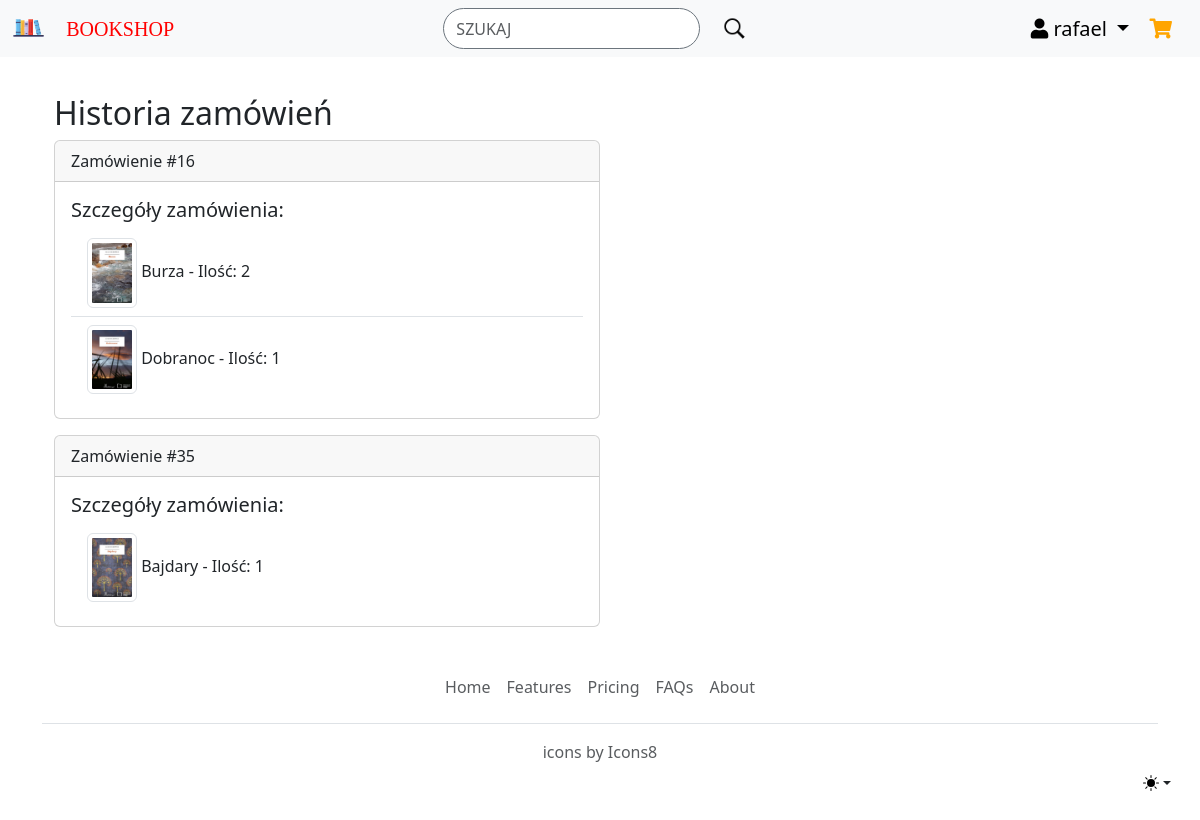
Page /history/ (signed in) on the committed database.
### myapp/models.py (models this page shows, shortened)
class Order(models.Model):
    user = models.ForeignKey(User, on_delete=models.CASCADE)
    books = models.ManyToManyField(Book, through='OrderItem')
    STATUS_CHOICES = [
        ('pending', 'Pending'),
        ('completed', 'Completed'),
        ('cancelled', 'Cancelled'),
    ]
    status = models.CharField(max_length=10, choices=STATUS_CHOICES, default='pending')

class OrderItem(models.Model):
    book = models.ForeignKey(Book, on_delete=models.CASCADE)
    order = models.ForeignKey(Order, on_delete=models.CASCADE)
    quantity = models.IntegerField(default=1)

class Book(models.Model):
    title = models.CharField(max_length=100)
    author = models.CharField(max_length=100, blank=True)
    price = models.FloatField()
    description = models.TextField()
    file = models.ImageField(upload_to='uploads', blank=True)
    created = models.DateField(auto_now_add=True)
    modified = models.DateField(auto_now=True)
    genres = models.ManyToManyField(Genre, blank=True)

### myapp/views.py (the view)
# urls.py: path('history/', views.history, name='history'),
@login_required()
def history(request):
    orders = Order.objects.filter(user=request.user, status='cancelled').prefetch_related('orderitem_set')
    return render(request, 'myapp/history.html', {'orders': orders})

### myapp/templates/myapp/history.html
{% extends 'myapp/base.html' %}
{% block body %}
<div class="container mt-4">
    <h2>Historia zamówień</h2>
    {% for order in orders %}
        <div class="card mb-3 w-50">
            <div class="card-header">Zamówienie #{{ order.id }}</div>
            <div class="card-body">
                <h5 class="card-title">Szczegóły zamówienia:</h5>
                <ul class="list-group list-group-flush">
                    {% for order_item in order.orderitem_set.all %}
                        <li class="list-group-item">
                            <img src="{{ order_item.book.file.url }}" class="img-thumbnail" style="width: 50px;" alt="Book Cover">
                            {{ order_item.book.title }} - Ilość: {{ order_item.quantity }}
                        </li>
                    {% endfor %}
                </ul>
            </div>
        </div>
    {% endfor %}
</div>
{% endblock %}

### myapp/templates/myapp/base.html (shortened to what this page needs)
{% load static %}
<!doctype html>
<html lang="en">
    <head>
        <link href="https://cdn.jsdelivr.net/npm/bootstrap@5.3.2/dist/css/bootstrap.min.css" rel="stylesheet">
        <link rel="stylesheet" href="https://cdnjs.cloudflare.com/ajax/libs/font-awesome/5.10.0/css/all.css">
    </head>
    <body>
        <div class="navbar bg-body-tertiary fixed-top">
            <div class="container-fluid d-flex justify-content-between">
                <div class="">
                    <a class="navbar-brand" href="{% url 'index' %}">
                        <img src="{% static 'navbar_img.png' %}" alt="logo" width="33" height="26,4" class="d-inline-block align-text-top">
                        <a href="{% url 'index' %}" style="color:red; font-size:20px;font-family:Times New Roman; text-decoration: none;">BOOKSHOP</a>
                    </a>
                </div>
                <div class="">
                    <form class="d-flex" role="search" id="searchForm">
                        <input id="navBarSearchInput" class="form-control me-2 rounded-pill border border-secondary" type="text" placeholder="SZUKAJ" aria-label="Search">
                        <button class="btn" type="submit">
                        <img src="{% static 'search_icon.png' %}" width="27" height="27" class="rounded-circle">
                        </button>
                    </form>
                </div>
                <div class="dropdown">
                    {% if user.is_authenticated %}
                    <a class="navbar-brand dropdown-toggle" href="#" id="userDropdown" role="button" data-bs-toggle="dropdown" aria-expanded="false">
                        <i class="fa fa-user"></i>
                        {{ user.username }}
                    </a>
                    <a class="navbar-brand" href="{% url 'cart' %}">
                        <i class="fa fa-shopping-cart" style="color:#ffa500;"></i>
                    </a>
                    {% endif %}
                </div>
            </div>
        </div>
        <div class="dropdown position-fixed bottom-0 end-0 mb-3 me-3 bd-mode-toggle">
            <button class="btn btn-bd-primary py-2 dropdown-toggle d-flex align-items-center"
                    id="bd-theme"
                    type="button"
                    aria-expanded="false"
                    data-bs-toggle="dropdown"
                    aria-label="Toggle theme (auto)">
                <svg class="bi my-1 theme-icon-active" width="1em" height="1em"><use href="#circle-half"></use></svg>
            </button>
        </div>
        <div class="container">
        {% block body %}
        {% endblock %}
            <footer class="py-3 my-4">
                <ul class="nav justify-content-center border-bottom pb-3 mb-3">
                    <li class="nav-item"><a href="#" class="nav-link px-2 text-body-secondary">Home</a></li>
                    <li class="nav-item"><a href="#" class="nav-link px-2 text-body-secondary">Features</a></li>
                    <li class="nav-item"><a href="#" class="nav-link px-2 text-body-secondary">Pricing</a></li>
                    <li class="nav-item"><a href="#" class="nav-link px-2 text-body-secondary">FAQs</a></li>
                    <li class="nav-item"><a href="#" class="nav-link px-2 text-body-secondary">About</a></li>
                </ul>
                <p class="text-center text-body-secondary">icons by Icons8</p>
            </footer>
        </div>
    </body>
</html>

### myapp/templates/myapp/base.html (style rules this page uses)
body { padding-top: 70px; }

### rows in the picture
Order: id "16"
OrderItem: book.file (picture), book "Burza", quantity "2"
OrderItem: book.file (picture), book "Dobranoc", quantity "1"
Order: id "35"
OrderItem: book.file (picture), book "Bajdary", quantity "1"

### other values in the picture
{{ user.username }} "rafael"
